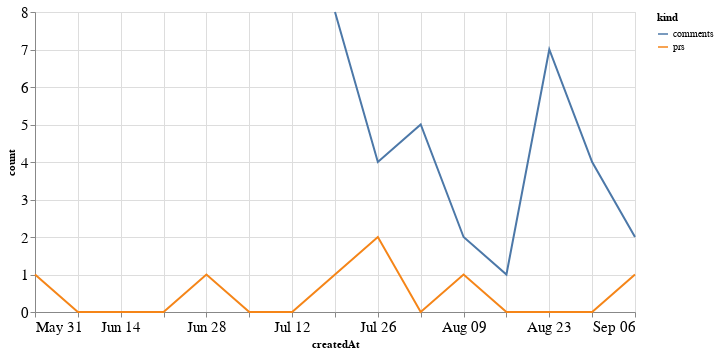

Notebook code cell kept with this figure:
### Code cell
alt.Chart(total_time, width=600).mark_line().encode(
    x='createdAt',
    y='count',
    color='kind'
)

### Figure 1 — Vega-Lite specification as saved in the notebook (floating-point values rounded to 4 significant figures)
{"config": {"axisLeft": {"labelFontSize": 15}, "axisBottom": {"labelFontSize": 15}}, "data": {"name": "data-11095b94c053e59e4ac12d182bab8cce"}, "mark": "line", "encoding": {"color": {"type": "nominal", "field": "kind"}, "x": {"type": "temporal", "field": "createdAt"}, "y": {"type": "quantitative", "field": "count"}}, "width": 600, "$schema": "https://vega.github.io/schema/vega-lite/v4.8.1.json", "datasets": {"data-11095b94c053e59e4ac12d182bab8cce": [{"createdAt": "2020-05-31T00:00:00", "kind": "prs", "count": 1.0}, {"createdAt": "2020-06-07T00:00:00", "kind": "prs", "count": 0.0}, {"createdAt": "2020-06-14T00:00:00", "kind": "prs", "count": 0.0}, {"createdAt": "2020-06-21T00:00:00", "kind": "prs", "count": 0.0}, {"createdAt": "2020-06-28T00:00:00", "kind": "prs", "count": 1.0}, {"createdAt": "2020-07-05T00:00:00", "kind": "prs", "count": 0.0}, {"createdAt": "2020-07-12T00:00:00", "kind": "prs", "count": 0.0}, {"createdAt": "2020-07-19T00:00:00", "kind": "prs", "count": 1.0}, {"createdAt": "2020-07-26T00:00:00", "kind": "prs", "count": 2.0}, {"createdAt": "2020-08-02T00:00:00", "kind": "prs", "count": 0.0}, {"createdAt": "2020-08-09T00:00:00", "kind": "prs", "count": 1.0}, {"createdAt": "2020-08-16T00:00:00", "kind": "prs", "count": 0.0}, {"createdAt": "2020-08-23T00:00:00", "kind": "prs", "count": 0.0}, {"createdAt": "2020-08-30T00:00:00", "kind": "prs", "count": 0.0}, {"createdAt": "2020-09-06T00:00:00", "kind": "prs", "count": 1.0}, {"createdAt": "2020-05-31T00:00:00", "kind": "comments", "count": null}, {"createdAt": "2020-06-07T00:00:00", "kind": "comments", "count": null}, {"createdAt": "2020-06-14T00:00:00", "kind": "comments", "count": null}, {"createdAt": "2020-06-21T00:00:00", "kind": "comments", "count": null}, {"createdAt": "2020-06-28T00:00:00", "kind": "comments", "count": null}, {"createdAt": "2020-07-05T00:00:00", "kind": "comments", "count": null}, {"createdAt": "2020-07-12T00:00:00", "kind": "comments", "count": null}, {"createdAt": "2020-07-19T00:00:00", "kind": "comments", "count": 8.0}, {"createdAt": "2020-07-26T00:00:00", "kind": "comments", "count": 4.0}, {"createdAt": "2020-08-02T00:00:00", "kind": "comments", "count": 5.0}, {"createdAt": "2020-08-09T00:00:00", "kind": "comments", "count": 2.0}, {"createdAt": "2020-08-16T00:00:00", "kind": "comments", "count": 1.0}, {"createdAt": "2020-08-23T00:00:00", "kind": "comments", "count": 7.0}, {"createdAt": "2020-08-30T00:00:00", "kind": "comments", "count": 4.0}, {"createdAt": "2020-09-06T00:00:00", "kind": "comments", "count": 2.0}]}}
